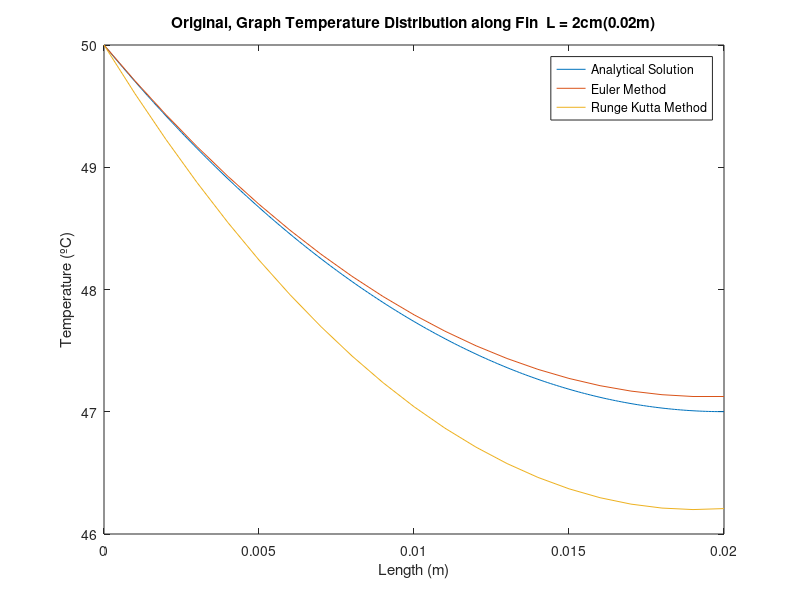

Source code (MATLAB):

% Author Sher Khan
clc;
clear all;
close all;

PI = 3.14159;           % The value of pie
d =  1e-3;              % diameter of Pin Fin
K =  120;               % Conduction co-efficient 
Tb = 50;                % Base temperature
Ta = 25;                % Ambient Air temperature
L =  2e-2;              % Length of pin fin
h =  20;                % Convection co-efficient
A = PI*(d/2)^2;         %Cross sectional area of pin fin
p = PI*d;               % Perimeter value
m = sqrt((h*p)/(K*A));  % value of m

                    %%%%%%%%%%%%%%%%%%%%%%%%%%%%%%%%%%
                    %    Analytical solution method  %
                    %%%%%%%%%%%%%%%%%%%%%%%%%%%%%%%%%%
x =[0:0.0001:L];
Temp = cosh(m*(L - x))/cosh(m*L);
temperature = Temp*(Tb - Ta) + Ta;
plot(x,(temperature));


                    %%%%%%%%%%%%%%%%%%%%%%%%%%%%%
                    %   Using Euler method
                    %%%%%%%%%%%%%%%%%%%%%%%%%%%%%

% 1. Boundary condtions.
% Two Boundary conditions.
    % a. T(0) = 100
    % b. dT/dx = 0  | (x = L)

n = 20;
T(1) = Tb;
step = L/n
f(1) = m^2 * (T(1) - Ta);
v(1) =  -L*f(1);        % initial guess... assume that step = length....
                        % shooting method to guess the value of v(1)
for i=1:200             % loop for calculating the euler method
    for j=1:n    
        v(j+1) = v(j) + step * f(j);
        T(j+1) = T(j) + step * v(j);
        f(j+1) = m^2 * (T(j+1) - Ta);
    end
    
    %adjusting the next value of v(0) based on deviation from ideal value
    if(abs(v(n)) > 0.00001)
        v(1) = v(1) - v(n)* 0.1;
    end
end
hold
plot(0:step:L,T);


                        %%%%%%%%%%%%%%%%%%%%%%%%%%%%%
                        %%%% RUNGE KUTTA 5th ORDER%%%
                        %%%%%%%%%%%%%%%%%%%%%%%%%%%%%

%setting up initial values

T(1) = Tb;
step = L/n;
F  = @(T) m^2 * (T - Ta);
F2 = @(v) v;

RK_v(1)= -L*F(T(1)); % initial guess... assume that step = length....
                     % shooting method to improve the guessed value of v(1)
for i=1:20           % Loop for calculating Runga-Katta 5th order
    for j=1:n    
        k1_v = F(T(j));
        k2_v = F(T(j) + (1/4)*k1_v*step);
        k3_v = F(T(j) + (1/8)*k1_v*step + (1/8)*k2_v*step);
        k4_v = F(T(j) - (1/2)*k2_v*step + k3_v*step);
        k5_v = F(T(j) + (3/16)*k1_v*step +(9/16)*k4_v*step);
        k6_v = F(T(j) - (3/7)*k1_v*step + (2/7)*k2_v*step + (12/7)*k3_v*step - (12/7)*k4_v*step + (8/7)*k5_v*step);     
        
        RK_v(j+1) = RK_v(j) + 1/90*(7*k1_v + 32*k3_v + 12*k4_v + 32*k5_v + 7*k6_v)*step;
        
        
        k1_t = F2(RK_v(j));
        k2_t = F2(RK_v(j) + (1/4)*k1_t*step);
        k3_t = F2(RK_v(j) + (1/8)*k1_t*step + (1/8)*k2_t*step);
        k4_t = F2(RK_v(j) - (1/2)*k2_t*step + k3_t*step);
        k5_t = F2(RK_v(j) + (3/16)*k1_t*step +(9/16)*k4_t*step);
        k6_t = F2(RK_v(j) - (3/7)*k1_t*step + (2/7)*k2_t*step + (12/7)*k3_t*step - (12/7)*k4_t*step + (8/7)*k5_t*step);     
        
        
        
        T(j+1) = T(j) + 1/90*(7*k1_t + 32*k3_t + 12*k4_t + 32*k5_t + 7*k6_t)*step;
       
    end
    
    %adjusting the next value of v(0) based on deviation from ideal value
    if(abs(RK_v(n)) > 0.00001)
        RK_v(1) = RK_v(1) - RK_v(n)*0.1;
    end
end


                    %%%%%%%%%%%%%%%%%%%%%%%%%%%%%%%%%%%%%%%%%
                    %           Plotting the solutions      %
                    %%%%%%%%%%%%%%%%%%%%%%%%%%%%%%%%%%%%%%%%%

plot(0:step:L,T);
xlabel('Length (m)')
ylabel('Temperature (ºC)')
title('Original, Graph Temperature Distribution along Fin  L = 2cm(0.02m)')
legend('Analytical Solution','Euler Method','Runge Kutta Method')



                        %%%%%%%%%%%%%%%%%%%%%%%%%%%%%
                        %%%% FIN EFFICIENCY %%%%%%%%%
                        %%%%%%%%%%%%%%%%%%%%%%%%%%%%%
Q_fin = v(1)* (-K*A);
Q_noFin = h*A*(Tb - Ta);
Q = Q_fin /Q_noFin          %Final Fin effectiveness.     


